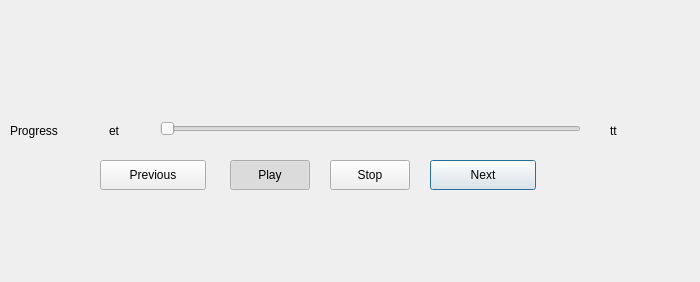
<?xml version="1.0" encoding="UTF-8"?>
<ui version="4.0">
 <class>PlayerDialog</class>
 <widget class="QDialog" name="PlayerDialog">
  <property name="geometry">
   <rect>
    <x>0</x>
    <y>0</y>
    <width>700</width>
    <height>282</height>
   </rect>
  </property>
  <property name="windowTitle">
   <string>Dialog</string>
  </property>
  <widget class="QPushButton" name="nextButton">
   <property name="geometry">
    <rect>
     <x>430</x>
     <y>160</y>
     <width>106</width>
     <height>30</height>
    </rect>
   </property>
   <property name="text">
    <string>Next</string>
   </property>
  </widget>
  <widget class="QPushButton" name="previousButton">
   <property name="geometry">
    <rect>
     <x>100</x>
     <y>160</y>
     <width>106</width>
     <height>30</height>
    </rect>
   </property>
   <property name="text">
    <string>Previous</string>
   </property>
  </widget>
  <widget class="QLabel" name="elapsedTime">
   <property name="geometry">
    <rect>
     <x>109</x>
     <y>120</y>
     <width>51</width>
     <height>21</height>
    </rect>
   </property>
   <property name="text">
    <string>et</string>
   </property>
  </widget>
  <widget class="QLabel" name="totalTime">
   <property name="geometry">
    <rect>
     <x>610</x>
     <y>120</y>
     <width>80</width>
     <height>21</height>
    </rect>
   </property>
   <property name="text">
    <string>tt</string>
   </property>
  </widget>
  <widget class="QSlider" name="sliderProgress">
   <property name="geometry">
    <rect>
     <x>160</x>
     <y>120</y>
     <width>421</width>
     <height>18</height>
    </rect>
   </property>
   <property name="orientation">
    <enum>Qt::Horizontal</enum>
   </property>
  </widget>
  <widget class="QLabel" name="label">
   <property name="geometry">
    <rect>
     <x>10</x>
     <y>120</y>
     <width>72</width>
     <height>21</height>
    </rect>
   </property>
   <property name="text">
    <string>Progress</string>
   </property>
  </widget>
  <widget class="QPushButton" name="startButton">
   <property name="geometry">
    <rect>
     <x>230</x>
     <y>160</y>
     <width>80</width>
     <height>30</height>
    </rect>
   </property>
   <property name="text">
    <string>Play</string>
   </property>
   <property name="checkable">
    <bool>true</bool>
   </property>
   <property name="checked">
    <bool>true</bool>
   </property>
  </widget>
  <widget class="QPushButton" name="stopButton">
   <property name="geometry">
    <rect>
     <x>330</x>
     <y>160</y>
     <width>80</width>
     <height>30</height>
    </rect>
   </property>
   <property name="text">
    <string>Stop</string>
   </property>
  </widget>
 </widget>
 <resources/>
 <connections/>
</ui>
